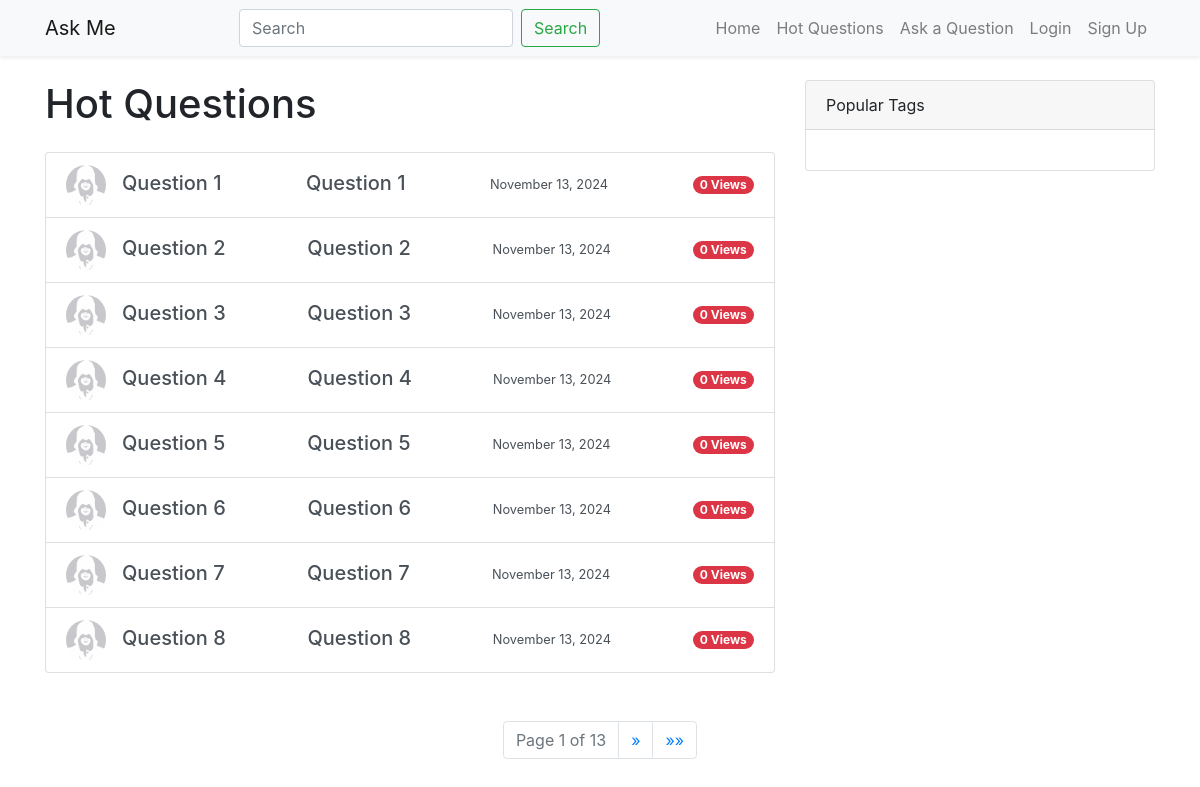
/hot/, run on the app's committed database.
### questions/models.py (models this page shows, shortened)
class Question(models.Model):
    title = models.CharField(max_length=200)
    body = models.TextField()
    created_at = models.DateTimeField(auto_now_add=True)
    user = models.ForeignKey(User, on_delete=models.CASCADE, null=True)
    tags = models.ManyToManyField(Tag, related_name='questions')
    views = models.PositiveIntegerField(default=0)
    objects = QuestionManager()
    def get_absolute_url(self):
        return f"/question/{self.id}/"
    class Meta:
        ordering = ['-created_at']

### questions/views.py (the view)
# urls.py: path('hot/', views.hot, name='hot'),
def hot(request):
    questions = Question.objects.get_hot()
    page_obj = paginate(questions, request)
    return render(request, 'hot.html', {'questions': page_obj.object_list, 'page_obj': page_obj})

### questions/models.py (called while the page is built)
    def get_hot(self):
        return self.order_by('-views')

### questions/utils.py (called while the page is built)
def paginate(objects_list, request, per_page=8):
    page = request.GET.get('page', 1)
    paginator = Paginator(objects_list, per_page)
    try:
        page_obj = paginator.page(page)
    except PageNotAnInteger:
        page_obj = paginator.page(1)
    except EmptyPage:
        page_obj = paginator.page(paginator.num_pages)
    return page_obj

### templates/hot.html (shortened to what this page needs)
{% extends 'base.html' %}
{% load static %}
{% block content %}
    <h1 class="mb-4">Hot Questions</h1>
    <div class="list-group">
        {% for question in questions %}
            <a href="{{ question.get_absolute_url }}" class="list-group-item list-group-item-action d-flex justify-content-between align-items-center">
                <div class="d-flex align-items-center">
                    {% if question.user.profile.avatar %}
                    <img src="{{ question.user.profile.avatar.url }}" alt="{{ question.user.username }}'s Avatar" class="rounded-circle" width="40" height="40">
                    {% else %}
                    <img src="{% static 'img/avatar_pattern.jpg' %}" alt="Default Avatar" class="rounded-circle" width="40" height="40">
                    {% endif %}
                    <h5 class="mb-1 ml-3">{{ question.title }}</h5>
                </div>
                <h5 class="mb-1">{{ question.title }}</h5>
                <small>{{ question.created_at|date:"F j, Y" }}</small>
                <span class="badge badge-danger badge-pill">{{ question.views }} Views</span>
            </a>
        {% endfor %}
    </div>
{% endblock %}

### data on the page
Question: title "Question 1", created_at "November 13, 2024", views "0"
Question: title "Question 2", created_at "November 13, 2024", views "0"
Question: title "Question 3", created_at "November 13, 2024", views "0"
Question: title "Question 4", created_at "November 13, 2024", views "0"
Question: title "Question 5", created_at "November 13, 2024", views "0"
Question: title "Question 6", created_at "November 13, 2024", views "0"
Question: title "Question 7", created_at "November 13, 2024", views "0"
Question: title "Question 8", created_at "November 13, 2024", views "0"

### other printed values
{{ page_obj.number }} "1"
{{ page_obj.paginator.num_pages }} "13"
